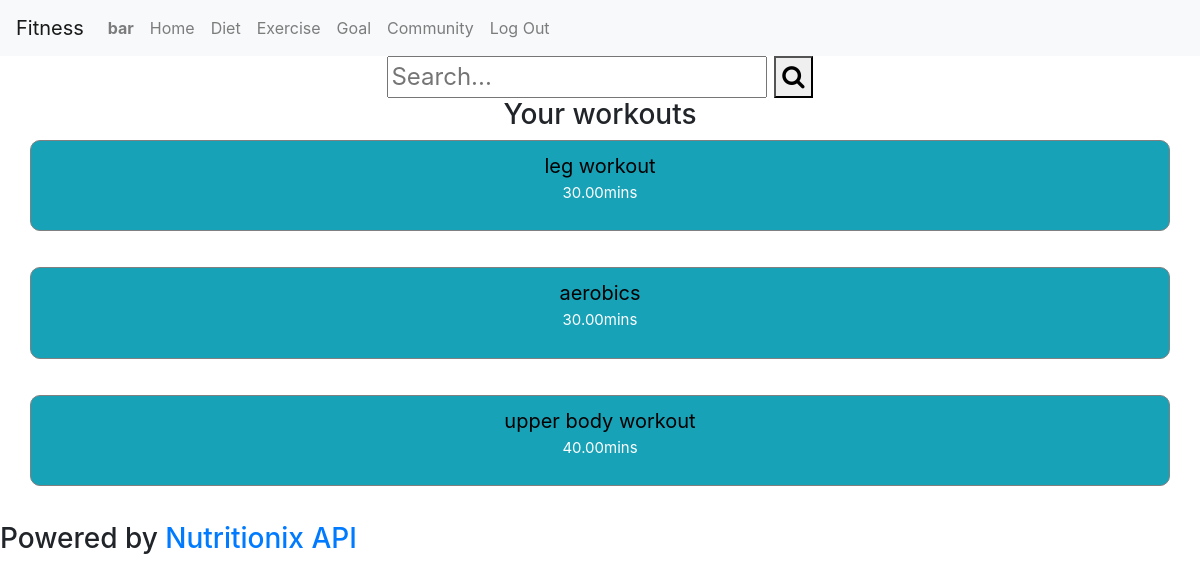
/log-exercise (signed in), run on the app's committed database.
### fitness/models.py (models this page shows, shortened)
class User(AbstractUser):
    class WeightUnit(models.TextChoices):
        POUND = 'lbs', _('Pound')
        KILOGRAM = 'kg', _('Kilogram')
    goal = models.DecimalField(max_digits=8, decimal_places=1, null=True)
    goal_unit = models.CharField(max_length=3, choices=WeightUnit.choices, default=WeightUnit.POUND, null=True)
    start_weight = models.DecimalField(max_digits=8, decimal_places=1, null=True)
    recent_weight = models.DecimalField(max_digits=8, decimal_places=1, null=True)
    daily_calories = models.IntegerField(null=True)
    weight_lost = models.DecimalField(max_digits=10, decimal_places=1, null=True)
    followers = models.ManyToManyField("self", related_name="following", blank=True, symmetrical=False)

class Exercise(models.Model):
    name = models.CharField(max_length=64)
    calories_burnt = models.IntegerField()
    num_of_mins = models.DecimalField(max_digits=8, decimal_places=2)

### fitness/views.py (the view)
# urls.py: path("log-exercise", views.log_exercise, name="log exercise"),
@login_required
def log_exercise(request):
    diarys = FitnessDiary.objects.filter(user=request.user)
    exercise = []
    for diary in diarys:
        exercise += diary.exercise.all()
    print(exercise)
    return render(request, "fitness/search_exercise.html", {
        "log_exercise": exercise
    })

### fitness/templates/fitness/search_exercise.html (shortened to what this page needs)
{% extends "fitness/layout.html" %}
{% load static %}
{% block body %}
    <div class="container" id="search-container">
        <div id="search-div">
            <form id="search-form" width="70%">
                <input id="exercise-input" type="text" placeholder="Search...">
                <button type="submit"><i class="fa fa-search"></i></button>
            </form>
        </div>
        <div id="prev-workout-container">
            <h3>Your workouts</h3>
            {% for exercise in log_exercise %}
                <div class="row">
                        <button class="btn btn-info prev-workout" id="{{ exercise.id }}" type="button">
                                <p id="name-view">{{ exercise.name }}</p>
                                <p id="duration-view">{{ exercise.num_of_mins }}mins</p>
                        </button>
                </div>
                <br>
            {% empty %}
                <p>You don't have any workouts yet. Make sure to always log your meals!</p>
            {% endfor %}
        </div>
    </div>
    <footer>
        <h3>Powered by <a href="https://www.nutritionix.com/business/api">Nutritionix API</a></h3>
    </footer>
{% endblock %}

### fitness/templates/fitness/layout.html (shortened to what this page needs)
{% load static %}
<!DOCTYPE html>
<html lang="en">
    <head>
        <link rel="stylesheet" href="https://stackpath.bootstrapcdn.com/bootstrap/4.4.1/css/bootstrap.min.css">
        <link rel="stylesheet" href="https://use.fontawesome.com/releases/v5.6.3/css/all.css">
        <link href="{% static 'fitness/styles.css' %}" rel="stylesheet">
        <link rel="stylesheet" href="https://cdnjs.cloudflare.com/ajax/libs/font-awesome/4.7.0/css/font-awesome.min.css">
    </head>
    <body>
        <nav class="navbar navbar-expand-lg navbar-light bg-light">
            <a class="navbar-brand" href="#">Fitness</a>
            <div>
              <ul class="navbar-nav mr-auto">
                {% if user.is_authenticated %}
                    <li class="nav-item">
                        <a class="nav-link" href="#"><strong>{{ user.username }}</strong></a>
                    </li>
                {% endif %}
                {% if user.is_authenticated %}
                    <li class="nav-item">
                        <a class="nav-link" href="{% url 'index' %}">Home</a>
                    </li>
                    <li class="nav-item">
                        <a class="nav-link" href="{% url 'diet' %}">Diet</a>
                    </li>
                    <li class="nav-item">
                        <a class="nav-link" href="{% url 'log exercise' %}">Exercise</a>
                    </li>
                    <li class="nav-item">
                        <a class="nav-link" href="{% url 'goal data' %}">Goal</a>
                    </li>
                    <li class="nav-item">
                        <a class="nav-link" href="{% url 'load community' %}">Community</a>
                    </li>
                    <li class="nav-item">
                        <a class="nav-link" href="{% url 'logout' %}">Log Out</a>
                    </li>
                {% endif %}
              </ul>
            </div>
          </nav>
        <div class="body">
            {% block body %}
            {% endblock %}
        </div>
    </body>
</html>

### fitness/static/fitness/styles.css (style rules this page uses)
#duration-view { margin-top: -15px; color: white; font-size: 15px; }
#name-view { font-size: 20px; color: black; }
#search-container { text-align: center; font-size: x-large; }
.prev-workout { border: 0.01px groove grey; border-radius: 10px; width: 100%; padding: 10px; }
.btn-info { color: #17d3e6; }

### data on the page
User: username "bar"
Exercise: name "leg workout", num_of_mins "30.00"
Exercise: name "aerobics", num_of_mins "30.00"
Exercise: name "upper body workout", num_of_mins "40.00"
